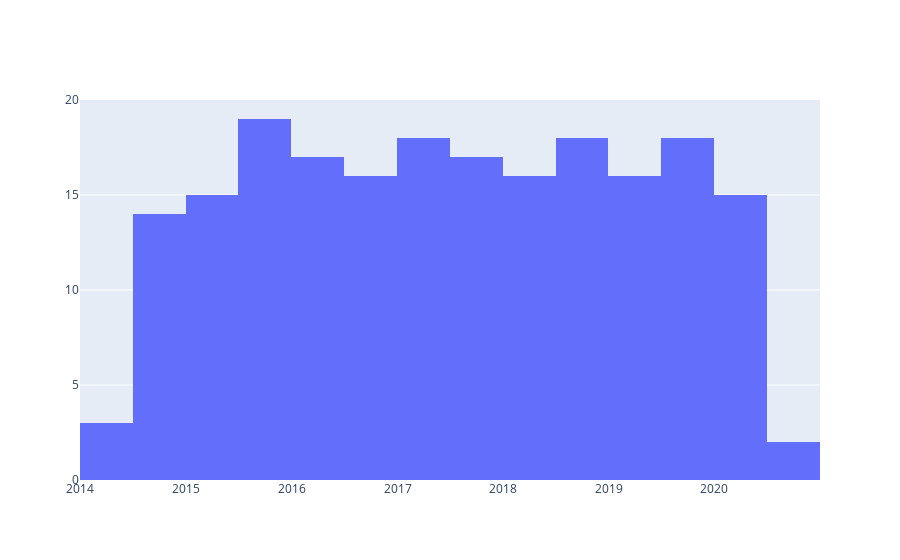

The code cell stored with this chart in its notebook:
### Markdown cell above
# 3. Plots

In order to get a better (visual) understanding of the dataframe, following few pots from the loaded dataset

### Code cell
#Goal distribution over time
fig = go.Figure([go.Histogram(x=df_all.index, y=df_all['scored'])])
fig.show()

### Figure 1 — Plotly figure (JSON) as saved in the notebook; plotly's stock layout.template omitted (floating-point values rounded to 4 significant figures; data arrays with more than 128 entries replaced by an {"elided": "..."} marker saying what was removed)
{"data": [{"type": "histogram", "x": {"elided": "204 str values"}, "y": {"elided": "204 int values"}}], "layout": {}}
